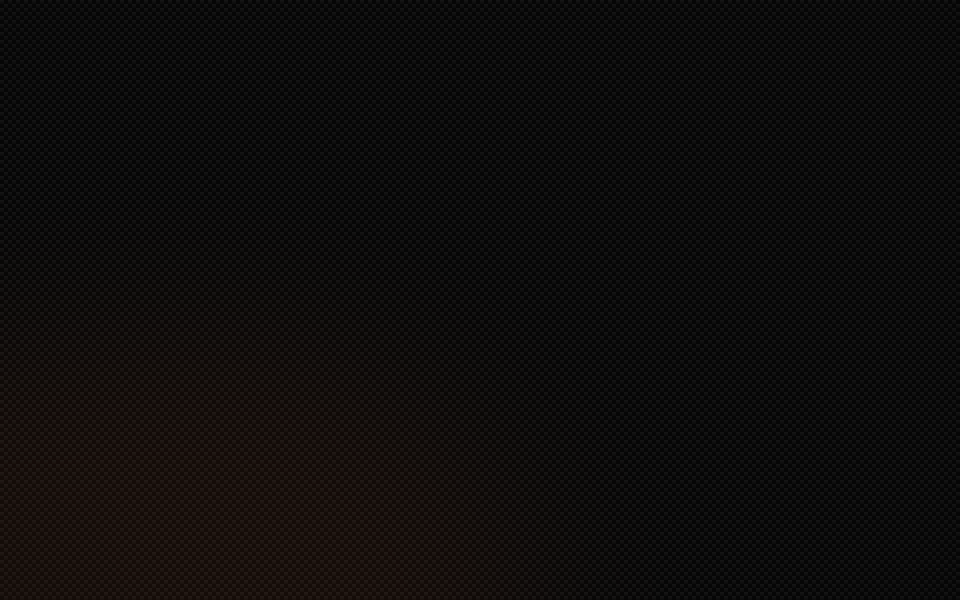
#> input picture assets/wallpapers/adaptive-carbon.png, 3840 x 2400 px (shown at 1/4 size)
$ python glass_wallpaper.py ../../../assets/wallpapers/adaptive-carbon.png 5 5 ../../../assets/wallpapers/adaptive-carbon.png
#> lines starting #> are read from the running program, lines starting #| are printed output that depends on the picture
#!/usr/bin/env python3
"""Make the glass backdrop: the wallpaper, cropped to the screen's shape and blurred once.

    glass_wallpaper.py SOURCE WIDTH HEIGHT DEST

Files and Home are drawn as a graphite tint over this picture. It is made when the wallpaper
changes, not while anything moves, so nothing is blurred live: a small PNG the shell and the Home
page stretch over the screen. Blurred this heavily, a 640 px wide picture is indistinguishable
from a full-size one.

Pillow when it is installed, ImageMagick's convert otherwise. Exit status 0 and DEST written, or
non-zero and DEST untouched.
"""

import os
import shutil
import subprocess
import sys
import tempfile

OUT_WIDTH = 640
# In output pixels: about 40 px on a 1920 px screen, the strength the live blur had.
BLUR = 13
SATURATION = 1.25


def with_pillow(source, width, height, dest):
#> called with width = 640, height = 640, dest = 'assets/wallpapers/tmpad5c4lb9.png'
    from PIL import Image, ImageEnhance, ImageFilter, ImageOps

    image = Image.open(source)
#> image is the input picture: PIL image 3840x2400 RGB; mean R, G, B 14.3, 12.5, 11.7
    image.draft("RGB", (OUT_WIDTH * 2, height * 2))      # decode a JPEG small: no need for all of it
    image = ImageOps.exif_transpose(image).convert("RGB")
    image = ImageOps.fit(image, (OUT_WIDTH, height), Image.BILINEAR, centering=(0.5, 0.5))
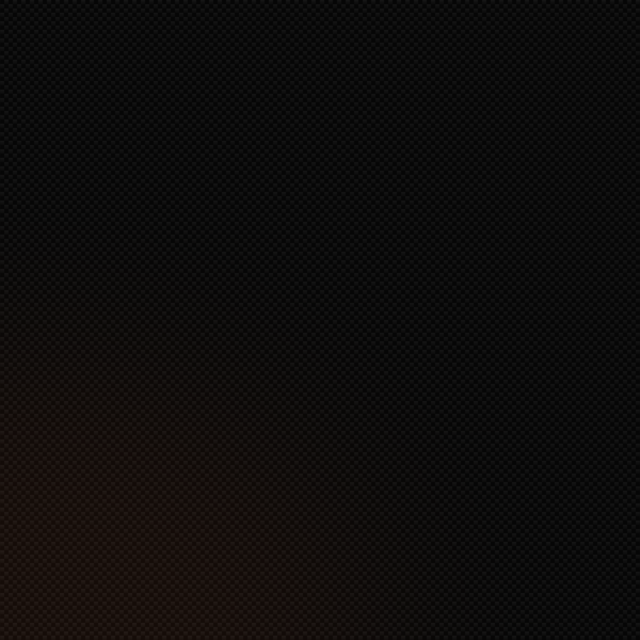
#> image: PIL image 640x640 RGB; mean R, G, B 14.3, 12.5, 11.7
    image = image.filter(ImageFilter.GaussianBlur(BLUR))
    image = ImageEnhance.Color(image).enhance(SATURATION)
    image.save(dest, "PNG")


def with_convert(source, width, height, dest):
    size = f"{OUT_WIDTH}x{height}"
    subprocess.run(["convert", f"{source}[0]", "-auto-orient", "-resize", f"{size}^", "-gravity", "center",
                    "-extent", size, "-blur", f"0x{BLUR}", "-modulate", f"100,{int(SATURATION * 100)},100",
                    f"PNG:{dest}"], check=True, capture_output=True, timeout=60)


def main(argv):
    if len(argv) != 5:
        print(__doc__.strip().splitlines()[2].strip(), file=sys.stderr)
        return 2
    source, dest = argv[1], argv[4]
    try:
        screen_w, screen_h = max(1, int(argv[2])), max(1, int(argv[3]))
    except ValueError:
        return 2
    if not os.path.isfile(source):
        print(f"no such picture: {source}", file=sys.stderr)
        return 1
    height = max(1, round(OUT_WIDTH * screen_h / screen_w))
    os.makedirs(os.path.dirname(dest) or ".", exist_ok=True)
    handle, partial = tempfile.mkstemp(suffix=".png", dir=os.path.dirname(dest) or ".")
    os.close(handle)
    try:
        try:
            with_pillow(source, OUT_WIDTH, height, partial)
        except ImportError:
            if not shutil.which("convert"):
                print("needs Pillow or ImageMagick", file=sys.stderr)
                return 1
            with_convert(source, OUT_WIDTH, height, partial)
        os.replace(partial, dest)        # readers see the old picture or the new one, never half
        return 0
    except Exception as error:           # a picture that will not decode must not leave a broken DEST
        print(f"could not make the glass backdrop: {error}", file=sys.stderr)
        return 1
    finally:
        if os.path.exists(partial):
            os.unlink(partial)


if __name__ == "__main__":
    sys.exit(main(sys.argv))
#> (the program exits here)
